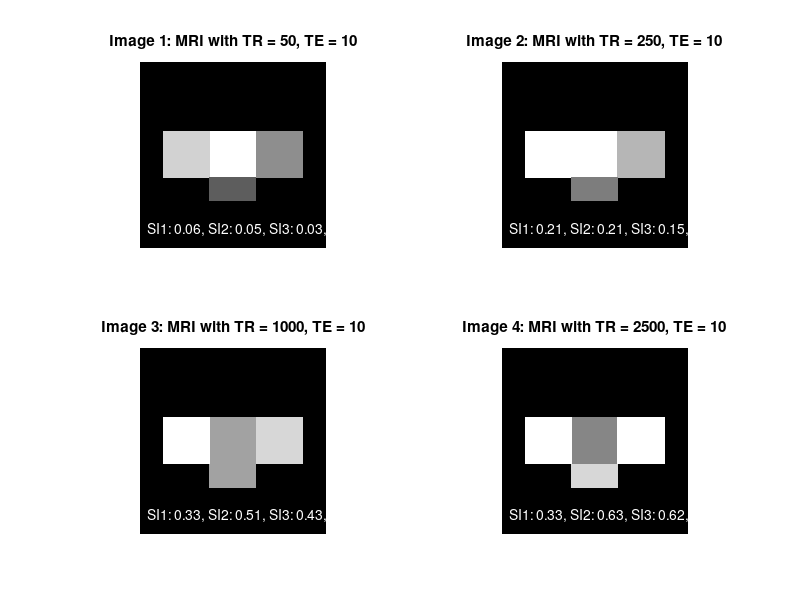

Source code (MATLAB):
% Assignment 2
% Author: Marwan Aridi, COSC4372
% Note: This Matlab file will generate 4 generated MRIs including legends.
% This file will be useful to generate the phantoms. The file will be
% seperate and is called Q2Phantoms.


% Define compartment parameters
A = [0.9, 0.85, 0.8, 0.7];  % Amount of water in each compartment
T1 = [250, 625, 1000, 1375]; % T1 relaxation times
T2 = [10, 35, 60, 85];       % T2 relaxation times
TE = 10;  % Fixed TE for all images

% Define TR values for each image
TR_values = [50, 250, 1000, 2500];

% Initialize figure for display
figure;

% Loop through TR values and generate images
for img_num = 1:length(TR_values)
    TR = TR_values(img_num);
    
    % Compute the SI for each compartment
    SI = zeros(1, 4);
    for i = 1:4
        SI(i) = A(i) * (1 - exp(-TR / T1(i))) * exp(-TE / T2(i));
    end

    % Create a simple visual representation of the compartments
    compartments = zeros(256, 256);

    % Compartment 1 (center)
    compartments(96:160, 96:160) = SI(1); % Simple square as placeholder

    % Compartment 2 (left)
    compartments(96:160, 32:96) = SI(2);

    % Compartment 3 (right)
    compartments(96:160, 160:224) = SI(3);

    % Compartment 4 (bottom)
    compartments(160:192, 96:160) = SI(4);

    % Display the image in a subplot
    subplot(2, 2, img_num);
    imshow(compartments, []);
    title(sprintf('Image %d: MRI with TR = %d, TE = 10', img_num, TR_values(img_num)));
    legend_text = sprintf('SI1: %.2f, SI2: %.2f, SI3: %.2f, SI4: %.2f', SI(1), SI(2), SI(3), SI(4));
    text(10, 230, legend_text, 'Color', 'white');
end
